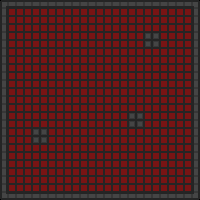

This is a level from a 2D game, rendered from its Tiled map with the project's own tilesets. A one-line summary and the complete map file follow:
An orthogonal 25x25 tile map with 8x8 px tiles, 2 tile layers (Tile Layer 1, Tile Layer 2).

<map version="1.0" orientation="orthogonal" renderorder="right-down" width="25" height="25" tilewidth="8" tileheight="8" nextobjectid="6">
 <tileset firstgid="1" name="tiles" tilewidth="8" tileheight="8" tilecount="780" columns="30">
  <image source="tiles.png" trans="ff00ff" width="240" height="208" />
 </tileset>
 <layer name="Tile Layer 1" width="25" height="25">
  <data encoding="csv">
16,20,20,20,20,20,20,20,20,20,20,20,20,20,20,20,20,20,20,20,20,20,20,20,46,
2684354580,332,332,332,332,332,332,332,332,332,332,332,332,332,332,332,332,332,332,332,332,332,332,332,2684354580,
2684354580,332,332,332,332,332,332,332,332,332,332,332,332,332,332,332,332,332,332,332,332,332,332,332,2684354580,
2684354580,332,332,332,332,332,332,332,332,332,332,332,332,332,332,332,332,332,332,332,332,332,332,332,2684354580,
2684354580,332,332,332,332,332,332,332,332,332,332,332,332,332,332,332,332,332,50,50,332,332,332,332,2684354580,
2684354580,332,332,332,332,332,332,332,332,332,332,332,332,332,332,332,332,332,50,50,332,332,332,332,2684354580,
2684354580,332,332,332,332,332,332,332,332,332,332,332,332,332,332,332,332,332,332,332,332,332,332,332,2684354580,
2684354580,332,332,332,332,332,332,332,332,332,332,332,332,332,332,332,332,332,332,332,332,332,332,332,2684354580,
2684354580,332,332,332,332,332,332,332,332,332,332,332,332,332,332,332,332,332,332,332,332,332,332,332,2684354580,
2684354580,332,332,332,332,332,332,332,332,332,332,332,332,332,332,332,332,332,332,332,332,332,332,332,2684354580,
2684354580,332,332,332,332,332,332,332,332,332,332,332,332,332,332,332,332,332,332,332,332,332,332,332,2684354580,
2684354580,332,332,332,332,332,332,332,332,332,332,332,332,332,332,332,332,332,332,332,332,332,332,332,2684354580,
2684354580,332,332,332,332,332,332,332,332,332,332,332,332,332,332,332,332,332,332,332,332,332,332,332,2684354580,
2684354580,332,332,332,332,332,332,332,332,332,332,332,332,332,332,332,332,332,332,332,332,332,332,332,2684354580,
2684354580,332,332,332,332,332,332,332,332,332,332,332,332,332,332,332,50,50,332,332,332,332,332,332,2684354580,
2684354580,332,332,332,332,332,332,332,332,332,332,332,332,332,332,332,50,50,332,332,332,332,332,332,2684354580,
2684354580,332,332,332,50,50,332,332,332,332,332,332,332,332,332,332,332,332,332,332,332,332,332,332,2684354580,
2684354580,332,332,332,50,50,332,332,332,332,332,332,332,332,332,332,332,332,332,332,332,332,332,332,2684354580,
2684354580,332,332,332,332,332,332,332,332,332,332,332,332,332,332,332,332,332,332,332,332,332,332,332,2684354580,
2684354580,332,332,332,332,332,332,332,332,332,332,332,332,332,332,332,332,332,332,332,332,332,332,332,2684354580,
2684354580,332,332,332,332,332,332,332,332,332,332,332,332,332,332,332,332,332,332,332,332,332,332,332,2684354580,
2684354580,332,332,332,332,332,332,332,332,332,332,332,332,332,332,332,332,332,332,332,332,332,332,332,2684354580,
2684354580,332,332,332,332,332,332,332,332,332,332,332,332,332,332,332,332,332,332,332,332,332,332,332,2684354580,
2684354580,332,332,332,332,332,332,332,332,332,332,332,332,332,332,332,332,332,332,332,332,332,332,332,2684354580,
106,20,20,20,20,20,20,20,20,20,20,20,20,20,20,20,20,20,20,20,20,20,20,20,76
</data>
 </layer>
 <layer name="Tile Layer 2" width="25" height="25">
  <data encoding="csv">
0,0,0,0,0,0,0,0,0,0,0,0,0,0,0,0,0,0,0,0,0,0,0,0,0,
0,0,0,0,0,0,0,0,0,0,0,0,0,0,0,0,0,0,0,0,0,0,0,0,0,
0,0,0,0,0,0,0,0,0,0,0,0,0,0,0,0,0,0,0,0,0,0,0,0,0,
0,0,0,0,0,0,0,0,0,0,0,0,0,0,0,0,0,0,0,0,0,0,0,0,0,
0,0,0,0,0,0,0,0,0,0,0,0,0,0,0,0,0,0,0,0,0,0,0,0,0,
0,0,0,0,0,0,0,0,0,0,0,0,0,0,0,0,0,0,0,0,0,0,0,0,0,
0,0,0,0,0,0,0,0,0,0,0,0,0,0,0,0,0,0,0,0,0,0,0,0,0,
0,0,0,0,0,0,0,0,0,0,0,0,0,0,0,0,0,0,0,0,0,0,0,0,0,
0,0,0,0,0,0,0,0,0,0,0,0,0,0,0,0,0,0,0,0,0,0,0,0,0,
0,0,0,0,0,0,0,0,0,0,0,0,0,0,0,0,0,0,0,0,0,0,0,0,0,
0,0,0,0,0,0,0,0,0,0,0,0,0,0,0,0,0,0,0,0,0,0,0,0,0,
0,0,0,0,0,0,0,0,0,0,0,0,0,0,0,0,0,0,0,0,0,0,0,0,0,
0,0,0,0,0,0,0,0,0,0,0,0,0,0,0,0,0,0,0,0,0,0,0,0,0,
0,0,0,0,0,0,0,0,0,0,0,0,0,0,0,0,0,0,0,0,0,0,0,0,0,
0,0,0,0,0,0,0,0,0,0,0,0,0,0,0,0,0,0,0,0,0,0,0,0,0,
0,0,0,0,0,0,0,0,0,0,0,0,0,0,0,0,0,0,0,0,0,0,0,0,0,
0,0,0,0,0,0,0,0,0,0,0,0,0,0,0,0,0,0,0,0,0,0,0,0,0,
0,0,0,0,0,0,0,0,0,0,0,0,0,0,0,0,0,0,0,0,0,0,0,0,0,
0,0,0,0,0,0,0,0,0,0,0,0,0,0,0,0,0,0,0,0,0,0,0,0,0,
0,0,0,0,0,0,0,0,0,0,0,0,0,0,0,0,0,0,0,0,0,0,0,0,0,
0,0,0,0,0,0,0,0,0,0,0,0,0,0,0,0,0,0,0,0,0,0,0,0,0,
0,0,0,0,0,0,0,0,0,0,0,0,0,0,0,0,0,0,0,0,0,0,0,0,0,
0,0,0,0,0,0,0,0,0,0,0,0,0,0,0,0,0,0,0,0,0,0,0,0,0,
0,0,0,0,0,0,0,0,0,0,0,0,0,0,0,0,0,0,0,0,0,0,0,0,0,
0,0,0,0,0,0,0,0,0,0,0,0,0,0,0,0,0,0,0,0,0,0,0,0,0
</data>
 </layer>
</map>
